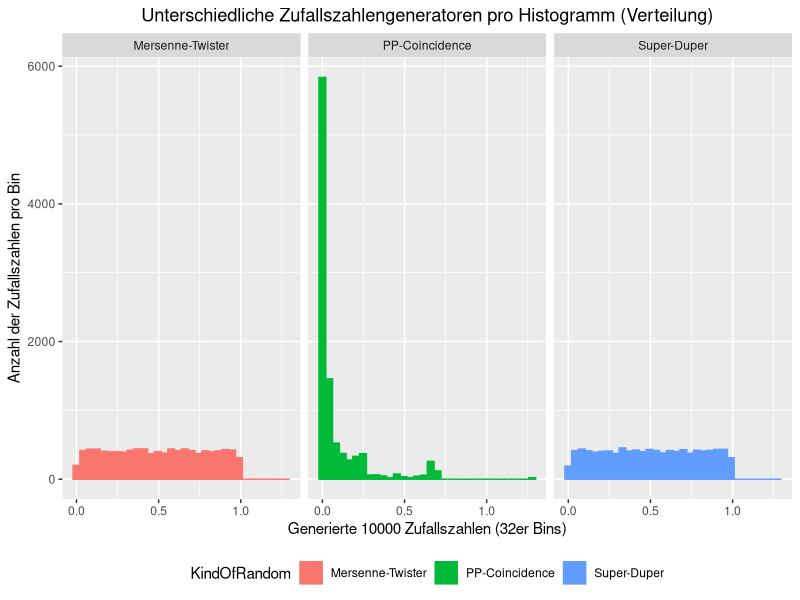
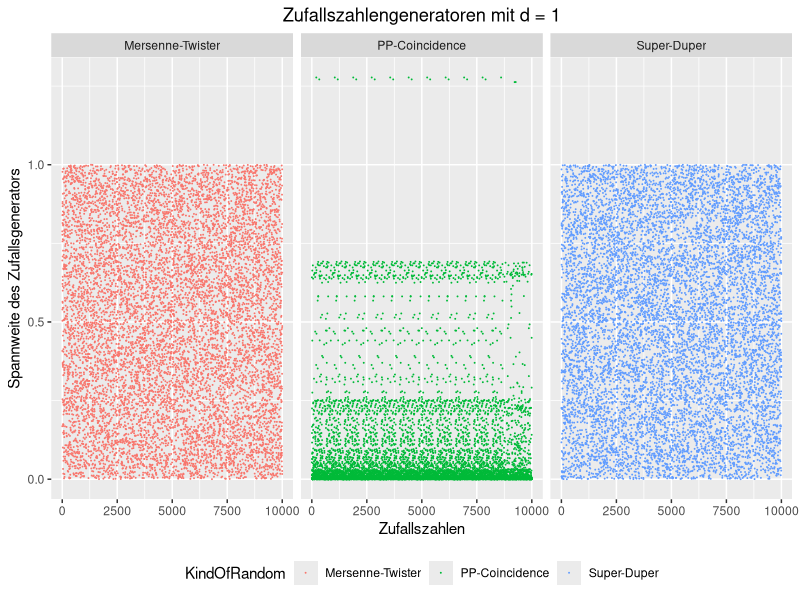
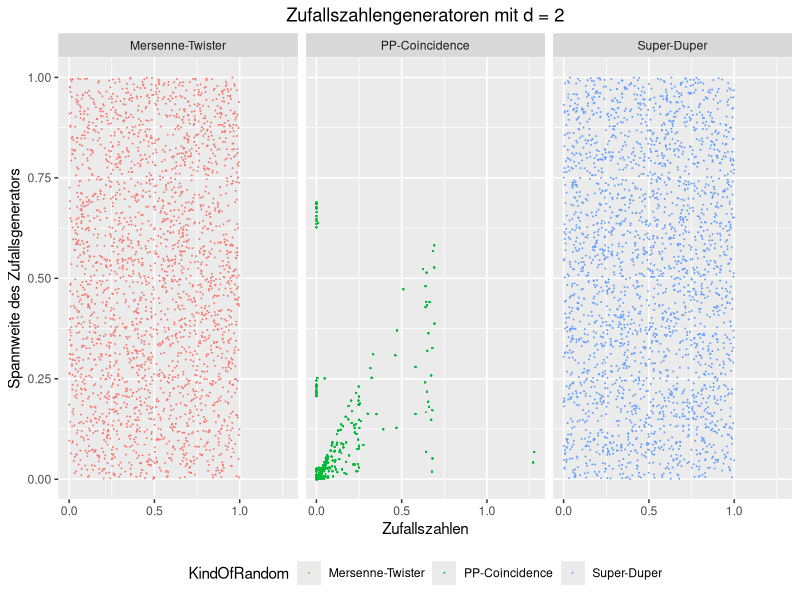
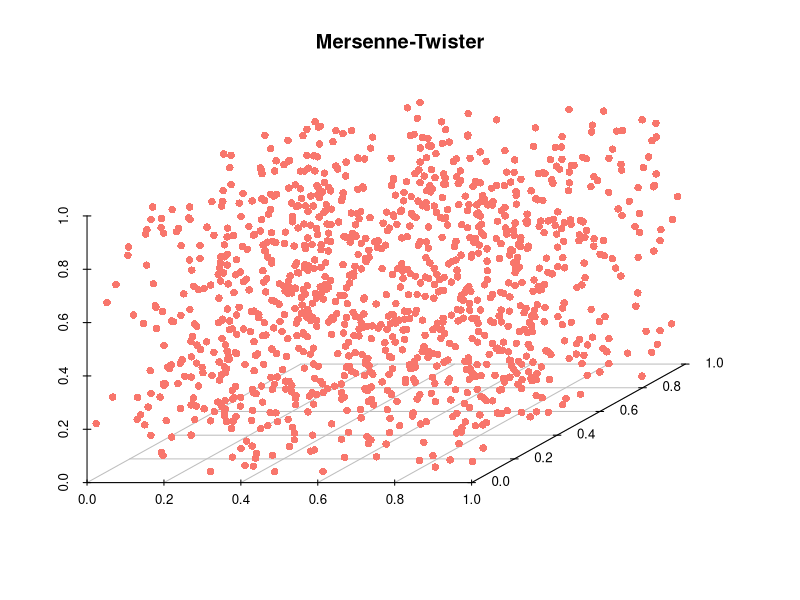
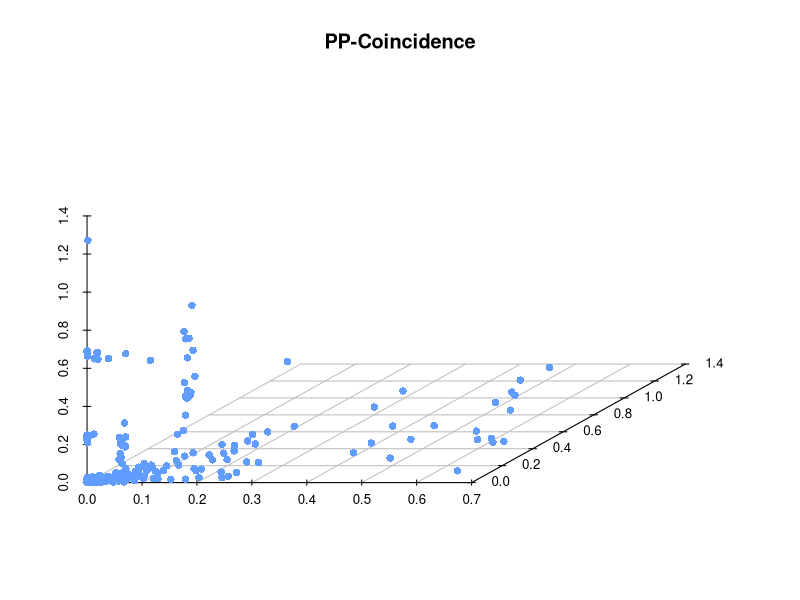
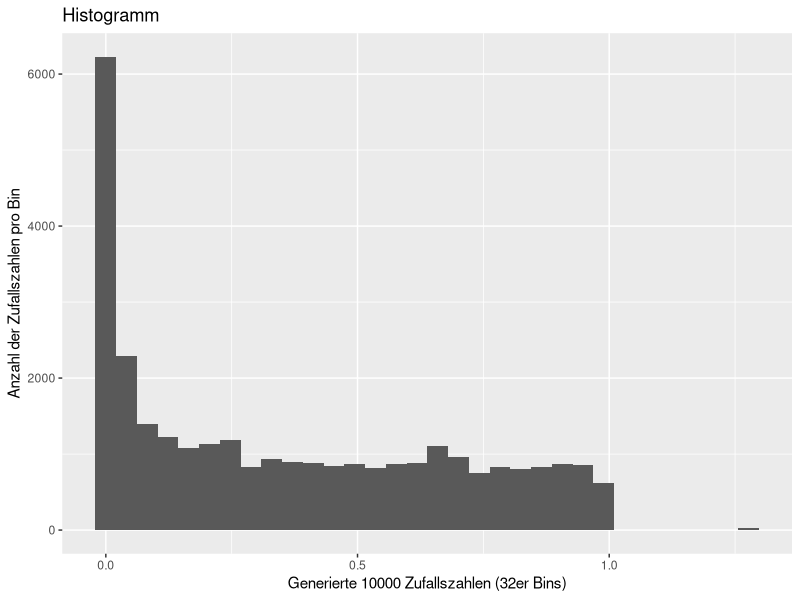
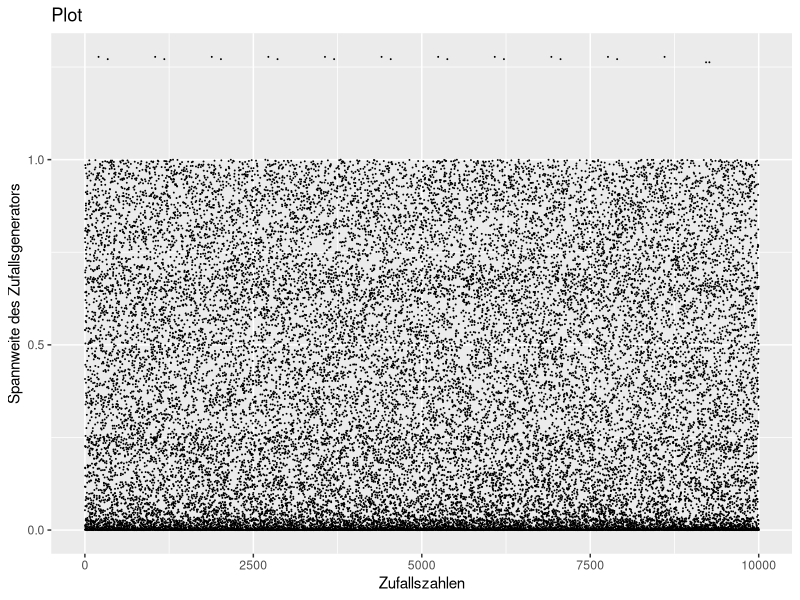

Write the R code that produced these figures, in order.
## ---- chunk 1
# Plot der exponentialfunktions.
#library(ggplot2)
#data <- data.frame(x=seq(1:25), y=pexp(seq(1:25)))
#data2 <- data.frame(x=seq(1:25), y=seq(1:25))
#ggplot() +
#  geom_line(data=data, aes(x=data$x, y=data$y)) +
#  geom_line(data=data2, aes(x=data2$x, y=data2$y)) + 
#  labs(title="Exponentialfunktion mit Inverse")
## ---- chunk 2
# Berechnet die neue Zufallszahl
PP.Coincidence.CalculateNumber <- function (randomNumber) {
  first <- as.numeric(substr(randomNumber, 0, 5))
  second <- as.numeric(substr(randomNumber, 6, 10))
  
  # Ist der zweite Teil 0 oder nicht definiert =>
  # Mache ein XOR mit den hinteren Stellen von der aktuellen Zeit
  if(is.na(second) || second == 0) {
    second <- bitwXor(first, as.numeric(substr(as.numeric(Sys.time()), 6, 10)))
  }
  # Die eigentliche Berechnung
  return (first * second)
}

# Initialaufruf mit einer Anzahl von Zufallszahlen
PP.Coincidence <- function(numberOfRandomNumbers){
  rngNumber <- as.numeric(Sys.time())
  randomNumberList <- c()
  
  for(i in 1:numberOfRandomNumbers){
    rngNumber <- PP.Coincidence.CalculateNumber(rngNumber)
    randomNumberList <- c(randomNumberList, rngNumber/10000000000)
  }
  randomNumberList
}
PP.Coincidence(5)

## ---- chunk 3
library(ggplot2)
numberOfRandomNumbers <- 10000

RNGkind("Mersenne-Twister") # matches  "Mersenne-Twister"
datamt = data.frame(data = runif(numberOfRandomNumbers), KindOfRandom = "Mersenne-Twister", pos = 1:numberOfRandomNumbers)

RNGkind("Super") # matches  "Super-Duper"
datasd = data.frame(data = runif(numberOfRandomNumbers), KindOfRandom = "Super-Duper", pos = 1:numberOfRandomNumbers)

RNGkind("Wichmann-Hill") # matches  "Wichmann-Hill"
datawh = data.frame(data = PP.Coincidence(numberOfRandomNumbers), KindOfRandom = "PP-Coincidence", pos = 1:numberOfRandomNumbers)

data <- rbind(datamt, datasd, datawh)

ggplot(data, aes(x = data, color = KindOfRandom, fill = KindOfRandom)) + 
  geom_histogram(bins = 32) + 
  facet_grid(~ KindOfRandom) +
  theme(legend.direction = "horizontal", 
        legend.position = "bottom",
        legend.box = "horizontal") +
  labs(title = "Unterschiedliche Zufallszahlengeneratoren pro Histogramm (Verteilung)",
  x = "Generierte 10000 Zufallszahlen (32er Bins)",
  y = "Anzahl der Zufallszahlen pro Bin") +
  theme(plot.title = element_text(hjust = 0.5))
## ---- chunk 4
ggplot(data, aes(y = data, x = pos, color = KindOfRandom)) + 
  geom_point(size = 0.01) +
  facet_grid(~ KindOfRandom) +
  theme(legend.direction = "horizontal", 
        legend.position = "bottom",
        legend.box = "horizontal") +
  labs(title = "Zufallszahlengeneratoren mit d = 1",
  x = "Zufallszahlen",
  y = "Spannweite des Zufallsgenerators") +
  theme(plot.title = element_text(hjust = 0.5))
## ---- chunk 5
datamt2 <- data.frame(dataX = datamt[seq(1, 5000, 2),]$data, 
                      dataY = datamt[seq(2, 5000, 2),]$data,
                      KindOfRandom = "Mersenne-Twister")
datasd2 <- data.frame(dataX = datasd[seq(1, 5000, 2),]$data, 
                      dataY = datasd[seq(2, 5000, 2),]$data,
                      KindOfRandom = "Super-Duper")
datawh2 <- data.frame(dataX = datawh[seq(1, 5000, 2),]$data, 
                      dataY = datawh[seq(2, 5000, 2),]$data,
                      KindOfRandom = "PP-Coincidence")

data2 <- rbind(datamt2, datasd2, datawh2)

ggplot(data2, aes(y = dataY, x = dataX, color = KindOfRandom)) + 
  geom_point(size = 0.01) +
  facet_grid(~ KindOfRandom) +
  theme(legend.direction = "horizontal", 
        legend.position = "bottom",
        legend.box = "horizontal") +
  labs(title = "Zufallszahlengeneratoren mit d = 2",
  x = "Zufallszahlen",
  y = "Spannweite des Zufallsgenerators") +
  theme(plot.title = element_text(hjust = 0.5))
## ---- chunk 6

datamt <- data.frame(dataX = datamt[seq(1, 3333, 3),]$data, 
                       dataY = datamt[seq(2, 3333, 3),]$data, 
                       dataZ = datamt[seq(3, 3333, 3),]$data)


library(scatterplot3d)

with(datamt, {
   s3d <- scatterplot3d(dataX, dataY, dataZ, # x,y, z axis
                 main="Mersenne-Twister",
                 box=FALSE,
                 color="#F8766C",
                 pch = 16,
                 xlab="",
                 ylab="",
                 zlab="")
   
   s3d.coords <- s3d$xyz.convert(dataX, dataY, dataZ) +
  theme(plot.title = element_text(hjust = 0.5))
})
## ---- chunk 7

datawh <- data.frame(dataX = datawh[seq(1, 3333, 3),]$data, 
                       dataY = datawh[seq(2, 3333, 3),]$data, 
                       dataZ = datawh[seq(3, 3333, 3),]$data)


library(scatterplot3d)

with(datawh, {
   s3d <- scatterplot3d(dataX, dataY, dataZ, # x,y, z axis
                 main="PP-Coincidence",
                 box=FALSE,
                 color="#619CFF",
                 pch = 16,
                 xlab="",
                 ylab="",
                 zlab="")
   
   s3d.coords <- s3d$xyz.convert(dataX, dataY, dataZ) +
  theme(plot.title = element_text(hjust = 0.5))
})
## ---- chunk 8
# Ruft die Help-Page von RNG auf
?RNG
## ---- chunk 9
# RNGkind setzt den Pseudozufallsgenerator
# Setzt den Zufallsgenerator auf L'Ecuyer-CMRG
RNGkind("L'Ecuyer-CMRG")

# Gibt den aktuellen Zufallsgenerator aus
RNGkind()

# Setzt den Zufallsgenerator auf Mersenne-Twister (default)
RNGkind("Mersenne-Twister")
## ---- chunk 10
# Setzt den Seed auf 123456789 für genau den nächsten Aufruf
set.seed(123456789)

# Generiert immer die selben 10 Zufallszahlen wegen den seed.
runif(10)

# Generiert 10 Zufallszahlen ohne Seed
runif(10)
## ---- chunk 11
# Berechnet die neue Zufallszahl
PP.Coincidence.CalculateNumber <- function (randomNumber) {
  first <- as.numeric(substr(randomNumber, 0, 5))
  second <- as.numeric(substr(randomNumber, 6, 10))
  
  # Ist der zweite Teil 0 oder nicht definiert =>
  # Mache ein XOR mit den hinteren Stellen von der aktuellen Zeit
  if(is.na(second) || second == 0) {
    second <- bitwXor(first, as.numeric(substr(as.numeric(Sys.time()), 6, 10)))
  }
  # Die eigentliche Berechnung
  return (first * second)
}

# Initialaufruf mit einer Anzahl von Zufallszahlen
PP.Coincidence <- function(numberOfRandomNumbers){
  rngNumber <- as.numeric(Sys.time())
  randomNumberList <- c()
  
  for(i in 1:numberOfRandomNumbers){
    rngNumber <- PP.Coincidence.CalculateNumber(rngNumber)
    randomNumberList <- c(randomNumberList, rngNumber/10000000000)
  }
  randomNumberList
}
PP.Coincidence(5)

## ---- chunk 12
# Graphische Prüfung auf Gleichverteilung
ggplot(data, aes(x = data)) + 
  geom_histogram(bins = 32) + 
  theme(legend.direction = "horizontal", 
        legend.position = "bottom",
        legend.box = "horizontal") +
  labs(title = "Histogramm",
  x = "Generierte 10000 Zufallszahlen (32er Bins)",
  y = "Anzahl der Zufallszahlen pro Bin")

ggplot(data, aes(y = data, x = pos)) + 
  geom_point(size = 0.01) +
  theme(legend.direction = "horizontal", 
        legend.position = "bottom",
        legend.box = "horizontal") +
  labs(title = "Plot",
  x = "Zufallszahlen",
  y = "Spannweite des Zufallsgenerators")
